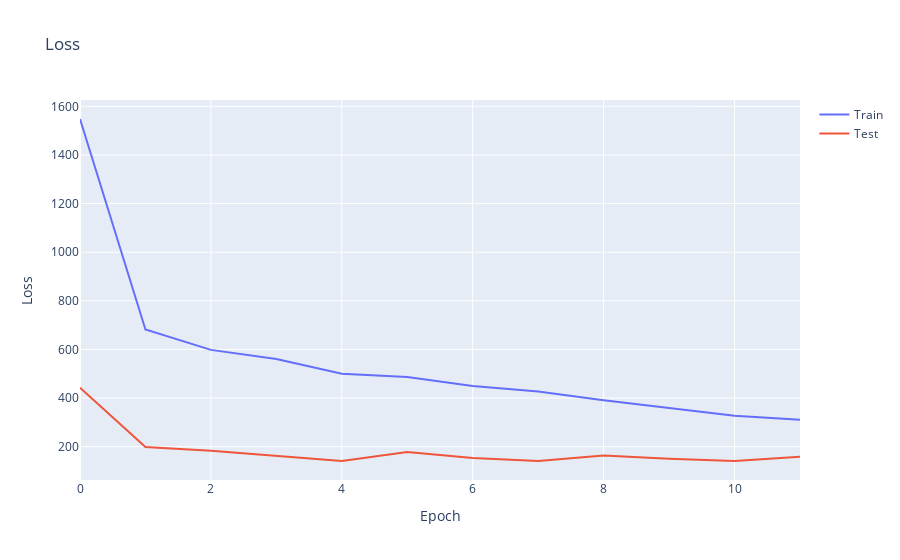

The cell this chart's notebook holds for it:
### Code cell
# Plot the loss and the MAE
fig = go.Figure()
fig.add_trace(go.Scatter(x=history.epoch, y=history.history['loss'], mode='lines', name='Train'))
fig.add_trace(go.Scatter(x=history.epoch, y=history.history['val_loss'], mode='lines', name='Test'))
fig.update_layout(title='Loss', xaxis_title='Epoch', yaxis_title='Loss')
fig.show()

### Figure 1 — Plotly figure (JSON) as saved in the notebook; plotly's stock layout.template omitted (floating-point values rounded to 4 significant figures)
{"data": [{"mode": "lines", "name": "Train", "type": "scatter", "x": [0, 1, 2, 3, 4, 5, 6, 7, 8, 9, 10, 11], "y": [1548.0, 682.2, 598.1, 560.4, 499.7, 486.2, 449.8, 427.0, 391.4, 359.6, 327.5, 310.3]}, {"mode": "lines", "name": "Test", "type": "scatter", "x": [0, 1, 2, 3, 4, 5, 6, 7, 8, 9, 10, 11], "y": [442.9, 198.9, 183.1, 160.5, 141.0, 177.8, 153.9, 141.3, 163.9, 150.6, 141.5, 158.8]}], "layout": {"title": {"text": "Loss"}, "xaxis": {"title": {"text": "Epoch"}}, "yaxis": {"title": {"text": "Loss"}}}}
